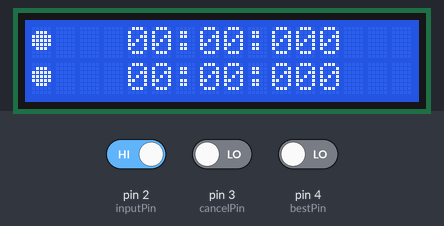
A sketch run on a simulated Arduino Uno, built with avr-gcc and run on an emulated ATmega328P. On the bench: 16×2 character LCD. Inputs (shaded band) come from the test bench; at power-on: pin 2 (inputPin) HIGH, pin 4 (bestPin) LOW, pin 3 (cancelPin) LOW.

Above: at 1.2 s.
1.3 s: pin 2 (inputPin) driven LOW
4.3 s: pin 2 (inputPin) driven HIGH
At 5.5 s:
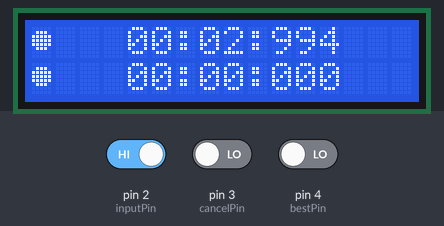
5.8 s: pin 2 (inputPin) driven LOW
At 6.7 s:
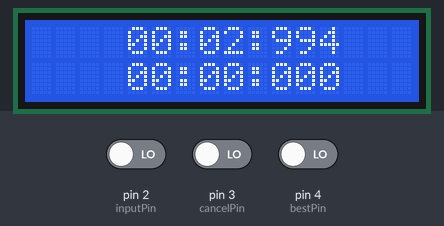
7.3 s: pin 4 (bestPin) driven HIGH
At 8.5 s:
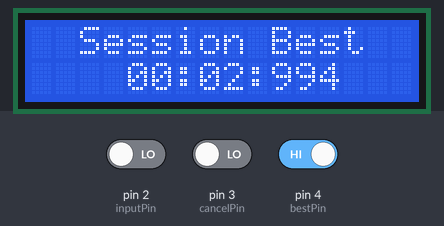
8.8 s: pin 4 (bestPin) driven LOW
At 9.5 s:
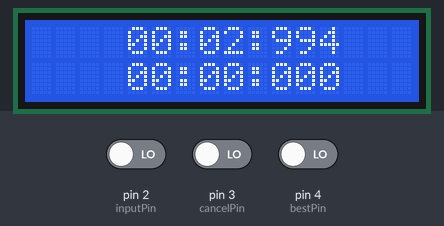
10.3 s: pin 3 (cancelPin) driven HIGH
At 11.4 s:
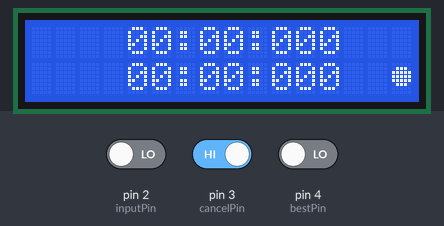
Timing chart, 0 to 12.8 s (numbered marks = the images above; inputs shaded):
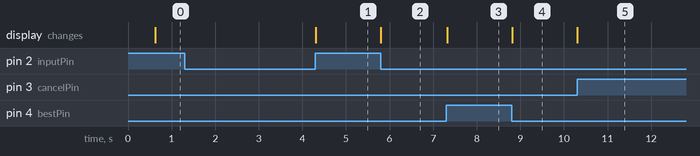

Measured:
- after the input at 1.3 s, every drawn part: stays the same
- after the input at 4.3 s, the display: changes at once (image 1)
- after the input at 5.8 s, the display: changes at once (image 2)
- after the input at 7.3 s, the display: changes at once (image 3)
- after the input at 8.8 s, the display: changes at once (image 4)
- after the input at 10.3 s, the display: changes at once (image 5)

The sketch:

arduinotimer.ino
```cpp
/***************************
 * Author: github/savaughn *
 **************************/

#include <LiquidCrystal.h>
#include <Time.h>

//Specify LCD pins on board
LiquidCrystal lcd(7,8,9,10,11,12);

byte block[8] = {
  B00000,
  B01110,
  B11111,
  B11111,
  B11111,
  B01110,
  B00000,
};

int state = LOW;      //Default LOW
int inputPin = 2;     //Input location on board
int cancelPin = 3;
int bestPin = 4;
int lastState = LOW;  //Default HIGH
int reset = 1;
int debounce = 4;     //Delay from pushbutton
boolean canceled = false;
unsigned long time;
unsigned long timeStart;
unsigned long timeStop = 0;
unsigned long timeBest;
unsigned long timeBestBak;
unsigned long currentTime;
unsigned long timePrev = 0;

void setup(){
  lcd.createChar(0, block);
  lcd.begin(16,2);               //Initialize LCD
  timeInit(0);
  timeInit(1);
}

void clearLine(int line){            //Because clear() can't work on just one line???
  lcd.setCursor(0, line);
  lcd.print("                ");
}

void clearTime(int line){
  lcd.setCursor(6,line);
  lcd.print("          ");
}

void clearBlocks(){
  lcd.setCursor(0,0);
  lcd.print(" ");
  lcd.setCursor(0,1);
  lcd.print(" ");
}

void drawBlock(int line){
  lcd.setCursor(0,line);
  lcd.write(byte(0));
}

void timeInit(int line){
  lcd.setCursor(4,line);
  lcd.print("00:00:000   ");
  lcd.setCursor(4,line);
  lcd.print("00:00:000   ");
}

void printTimer(unsigned long printTime, int line){

  unsigned long ms = printTime%1000;
  int s = (printTime/1000)%60;
  int m = (printTime/60000)%60;

  lcd.setCursor(10,line);
  lcd.print( ms );
  if (s < 10){
    lcd.setCursor(7,line);
    lcd.print(0);
    lcd.setCursor(8,line);
  }
  else
    lcd.setCursor(7,line);
  lcd.print( s );

  if(m < 10){
    lcd.setCursor(4,line);
    lcd.print(0);
    lcd.setCursor(5,line);
  }
  else
    lcd.setCursor(4,line);
  lcd.print(m);

}

void cancelLast(){
  lcd.setCursor(15,2);
  lcd.write(byte(0));
  if (timeStop == timeBest)
    timeBest = timeBestBak;
  timeInit(0);
  canceled = true;
}

void sessionBest(unsigned long timeStop,  unsigned long timePrev, unsigned long timeBest){
  lcd.clear();
  timeInit(1);
  while(digitalRead(bestPin) == HIGH){
    lcd.setCursor(2,0);
    lcd.print("Session Best");
    lcd.setCursor(6,1);
    printTimer(timeBest, 1);
  }
  lcd.clear();
  timeInit(0);
  timeInit(1);
  if (!canceled)
    printTimer(timeStop,0);
  else
    timeInit(0);
  printTimer(timePrev, 1);
}


void loop(){
  //Waiting for user to start timer
  while (state == LOW && reset == 1){

    //check for cancel button
    if (digitalRead(cancelPin) == HIGH){
      cancelLast();
    }

    //check for session best button
    if (digitalRead(bestPin) == HIGH){
      sessionBest(timeStop, timePrev, timeBest);
    }


    time = millis();
    while (digitalRead(inputPin) == HIGH){
      drawBlock(1);

      //save last time
      if (timePrev != timeStop)
        timePrev = timeStop;

      //moves previous time to bottom row
      timeInit(0);
      if(!canceled)
        printTimer(timePrev, 1);

      //Draws top (go) block
      if (millis()- time > 550) {
        drawBlock(0);
      }
    }

    if(millis() - time < 550){    //Button wasn't held long enough
      clearBlocks();
    }
    else {                        //Button was held long enough
      state = HIGH;                 //Change state
      timeBestBak = timeBest;
      canceled = false;
      timeStart = millis();
    }
  }

  //Busy wait if from HIGH to LOW the button has not been let go
  while (state == LOW && reset == 0){
    while (digitalRead(inputPin) == HIGH){
      //do nothing
    }
    reset = 1;
    clearBlocks();
  }

  //Timer is running
  while(state == HIGH){
    currentTime = (millis()-timeStart);
    printTimer(currentTime, 0);

    //Keeps state HIGH until button is pushed
    if (lastState == HIGH && digitalRead(inputPin) == LOW ){
      state = HIGH;
    }

    //Returns to LOW when button is pushed when already in HIGH state
    else if (lastState == HIGH && digitalRead(inputPin) == HIGH ){
      timeStop = currentTime;
      if(timeBest == 0)
        timeBest = timeStop;
      else if(timeStop < timeBest){
        timeBest = timeStop;
        lcd.setCursor(15,0);
        lcd.write(byte(0));
      }

      state = LOW;
      reset = 0;        //prevents state change timer from starting from HIGH to LOW
    }

    //track last state
    lastState = state;
  }
}

/****************************************************************
 * TODO: 5. Implement scramble page
 *******************************************************************/
```
